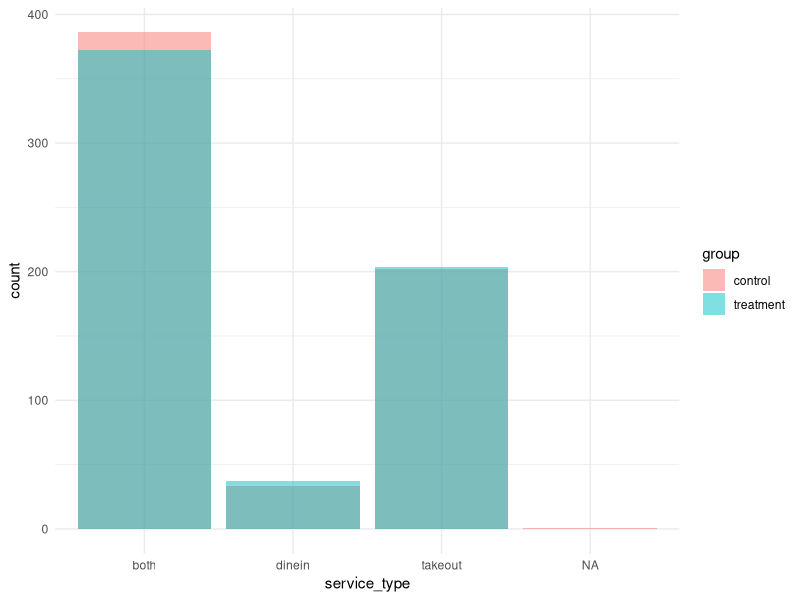
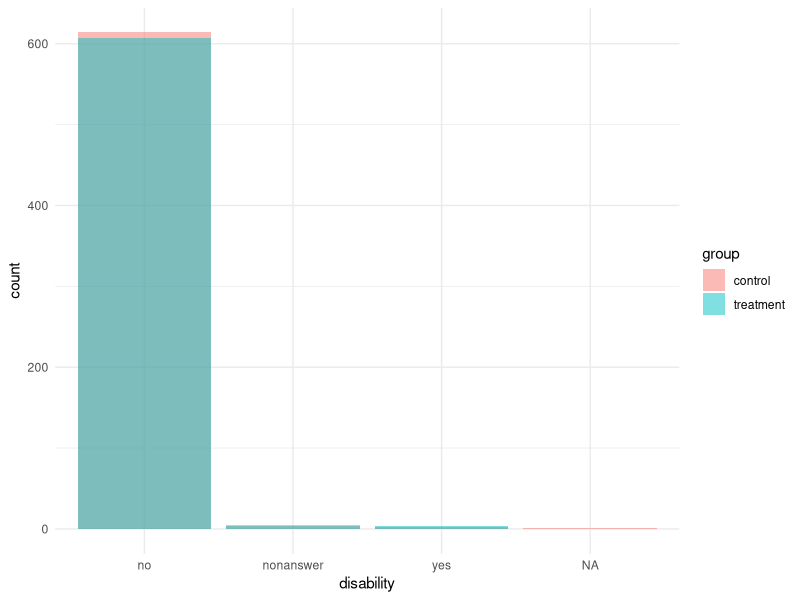
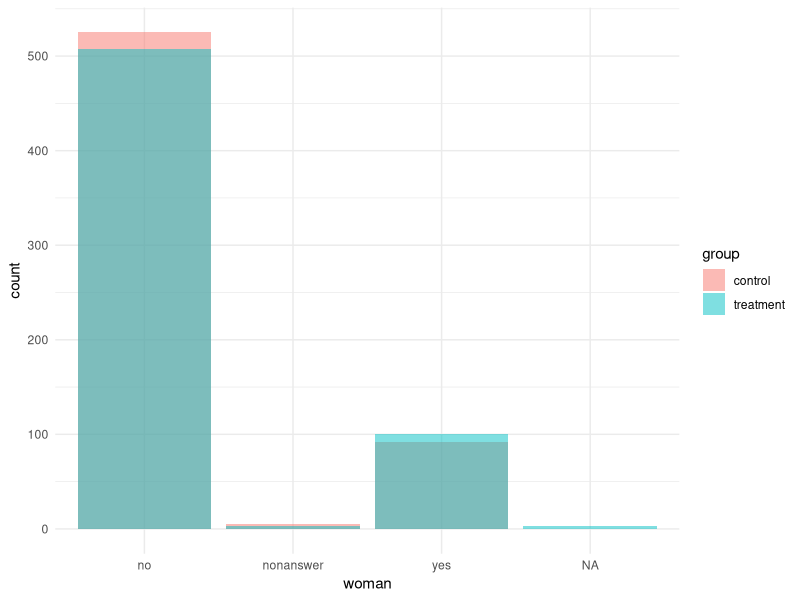
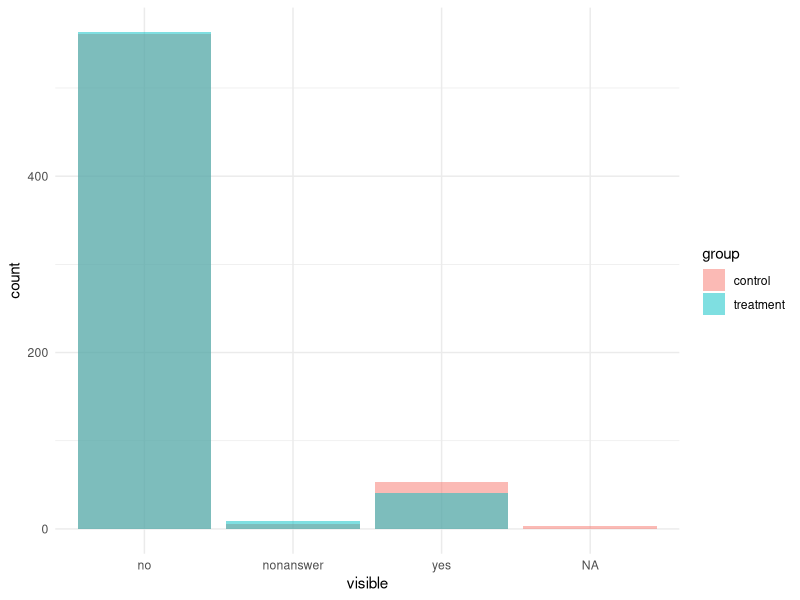
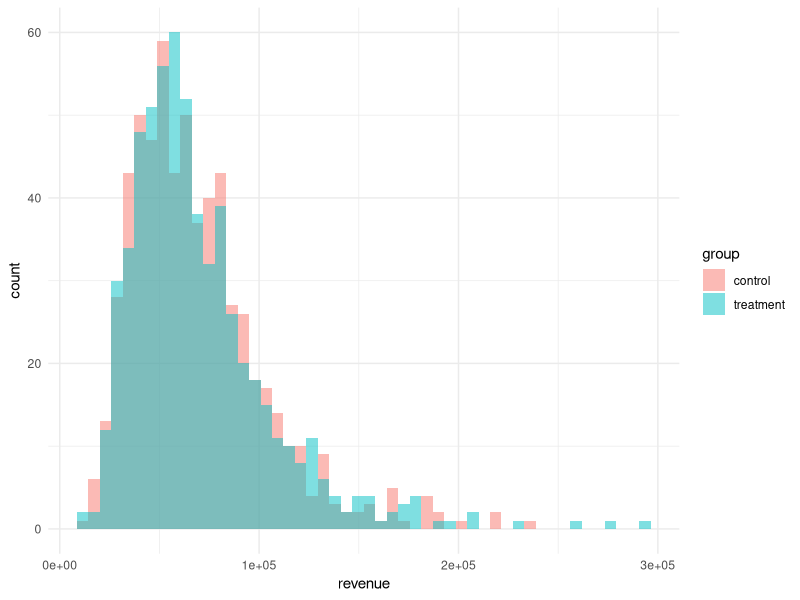
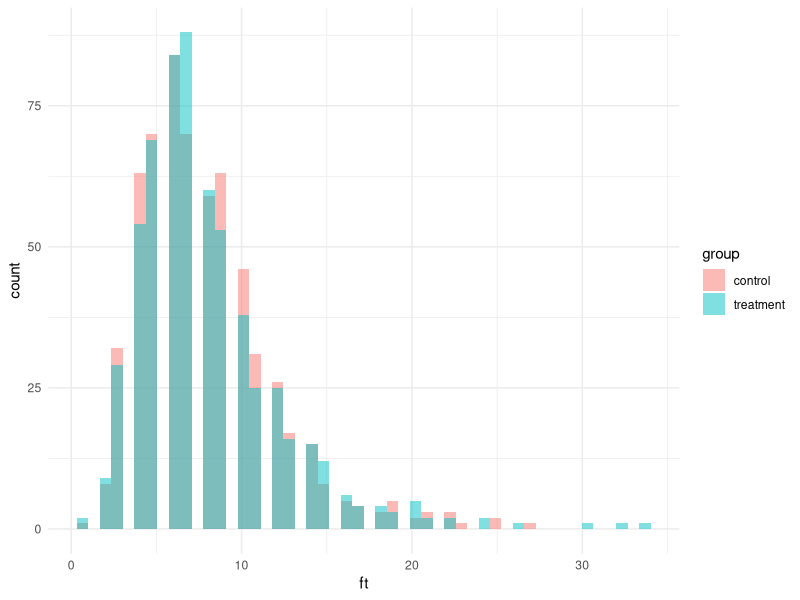
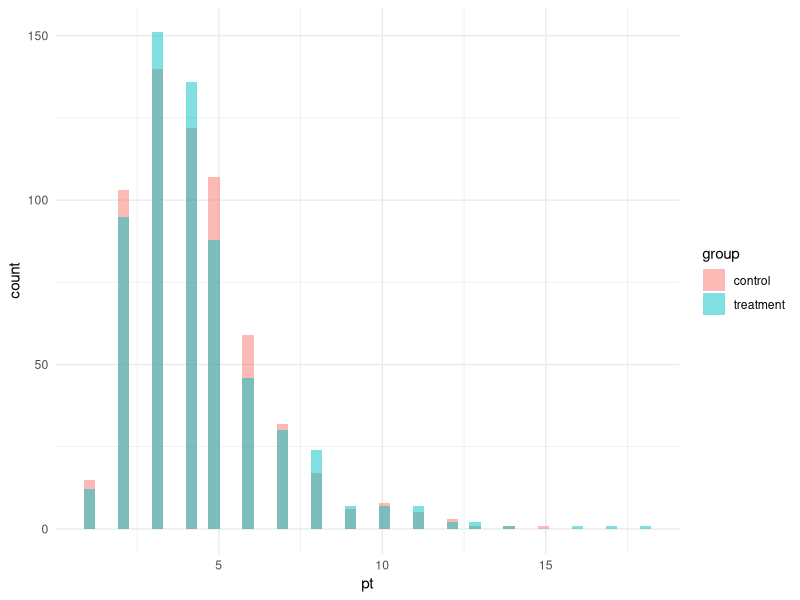
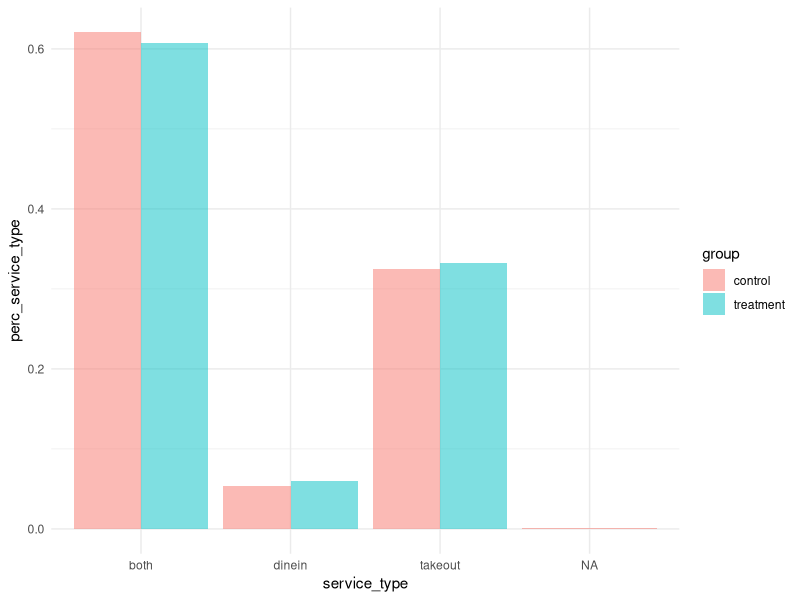

Source code (R) for these figures, in order: (Note: this script raises an error after producing the figures.)
## ---- chunk 1
library(tidyverse)
library(bookdown)
library(kableExtra)
library(here)

#REPLACE LINE 81 WITH:
## ---- chunk 2
#INCLUDE IN APPENDIX [REPLACE X WITH CORRECT NUMBER, AFTER SURVEY APPENDIX]
## ---- chunk 3
restaurants = 2006
survey_total = 2
indiv_postage = 0.85 # https://www.canadapost.ca/cpc/en/business/postal-services/mailing/letter-discounts.page?
minimum_wage = 14.25 # https://www.ontario.ca/document/your-guide-employment-standards-act-0/minimum-wage
management_service = 195 # https://www.alchemer.com/plans-pricing/small-teams/
average_call_mins = 7
response_rate = .3 

phone_interviewer_cost = round(restaurants*survey_total*response_rate, 2)*average_call_mins/60*minimum_wage

postage_cost = (restaurants*2)*indiv_postage

survey_budget <- data.frame(
  Item = c ("Data Management", "Phone Interviewer Wages", "Postage", "TOTAL"),
  Cost = c (management_service, phone_interviewer_cost, postage_cost, sum(management_service, phone_interviewer_cost, postage_cost)),
  Description = c ("Online survey management account fees",
                   "1,203 calls (7 minutes on average) at $14.25/hr",
                   "4,012 mailers at $0.85/ea",
                   "")
)

survey_budget %>% 
  kable(digits = 2,
        caption = "2021 Ontario Restaurant Survey Budget") %>% 
  kable_styling() %>% 
  row_spec(0, bold = T, color = "white", background = "grey") %>% 
  row_spec(4, bold = T)
## ---- chunk 4
#GRAPHS SURVEY 1

survey_1 <- read_csv(here("outputs/data/survey_1.csv"))

ggplot(survey_1, aes(x = service_type, fill = group)) +                       
  geom_histogram(stat = "count", position = "identity", alpha = 0.5, bins = 50) +
  theme_minimal()

ggplot(survey_1, aes(x = disability, fill = group)) +                       
  geom_histogram(stat = "count", position = "identity", alpha = 0.5, bins = 50) +
  theme_minimal()

ggplot(survey_1, aes(x = woman, fill = group)) +                       
  geom_histogram(stat = "count", position = "identity", alpha = 0.5, bins = 50) +
  theme_minimal()

ggplot(survey_1, aes(x = visible, fill = group)) +                       
  geom_histogram(stat = "count", position = "identity", alpha = 0.5, bins = 50) +
  theme_minimal()

ggplot(survey_1, aes(x = revenue, fill = group)) +                       
  geom_histogram(position = "identity", alpha = 0.5, bins = 50) +
  theme_minimal()

ggplot(survey_1, aes(x = ft, fill = group)) +                       
  geom_histogram(position = "identity", alpha = 0.5, bins = 50) +
  theme_minimal()

ggplot(survey_1, aes(x = pt, fill = group)) +                       
  geom_histogram(position = "identity", alpha = 0.5, bins = 50) +
  theme_minimal()


survey_1 %>%
  group_by(group, service_type) %>%
  summarise(count_service_type = n(),
  ) %>%
  mutate(perc_service_type = count_service_type / sum(count_service_type)) %>%
  ggplot(aes(x = service_type, y = perc_service_type, fill = group)) +                       
  geom_bar(stat = "identity", position = "dodge", alpha = 0.5, bins = 50) +
  theme_minimal()


ggplot(survey_1, aes(x = service_type, fill = group)) +                       
  geom_histogram(stat = "count", position = "dodge", alpha = 0.5, bins = 50) +
  theme_minimal()

ggplot(survey_1, aes(x = disability, fill = group)) +                       
  geom_histogram(stat = "count", position = "dodge", alpha = 0.5, bins = 50) +
  theme_minimal()

ggplot(survey_1, aes(x = woman, fill = group)) +                       
  geom_histogram(stat = "count", position = "dodge", alpha = 0.5, bins = 50) +
  theme_minimal()

ggplot(survey_1, aes(x = visible, fill = group)) +                       
  geom_histogram(stat = "count", position = "dodge", alpha = 0.5, bins = 50) +
  theme_minimal()



## ---- chunk 5
#GRAPHS SURVEY 2
survey_2 <- read_csv(here("outputs/data/survey_2.csv"))

ggplot(survey_2, aes(x = service_type, fill = group)) +                       
  geom_histogram(stat = "count", position = "identity", alpha = 0.5, bins = 50) +
  theme_minimal()

ggplot(survey_2, aes(x = disability, fill = group)) +                       
  geom_histogram(stat = "count", position = "identity", alpha = 0.5, bins = 50) +
  theme_minimal()

ggplot(survey_2, aes(x = woman, fill = group)) +                       
  geom_histogram(stat = "count", position = "identity", alpha = 0.5, bins = 50) +
  theme_minimal()

ggplot(survey_2, aes(x = visible, fill = group)) +                       
  geom_histogram(stat = "count", position = "identity", alpha = 0.5, bins = 50) +
  theme_minimal()

ggplot(survey_2, aes(x = revenue, fill = group)) +                       
  geom_histogram(position = "identity", alpha = 0.5, bins = 50) +
  theme_minimal()

ggplot(survey_2, aes(x = ft, fill = group)) +                       
  geom_histogram(position = "identity", alpha = 0.5, bins = 50) +
  theme_minimal()

ggplot(survey_2, aes(x = pt, fill = group)) +                       
  geom_histogram(position = "identity", alpha = 0.5, bins = 50) +
  theme_minimal()
## ---- chunk 6
survey_2 %>% 
  filter(group == "control") %>%
  summary_factorlist("service_type", c("revenue", "ft", "pt"),
                     p = FALSE, 
                     add_dependent_label = TRUE, 
                     dependent_label_prefix = "",
                     add_col_totals = TRUE,
                     include_row_missing_col = FALSE,
                     col_totals_rowname = "",
                     col_totals_prefix = "N = ",
                     total_col = FALSE) %>%
  mutate(service_type = c("", "Revenue", "Number of full-time employees", "Number of part time employees")) %>%
  knitr::kable(caption = "Metrics of control group restaurants based on service type",
               booktabs = TRUE,
               col.names = c("Service Type", "", "Dine-in Only", "Takeout Only", "Both")) %>%
  kableExtra::kable_styling()
## ---- chunk 7
survey_2 %>% 
  filter(group == "treatment") %>%
  summary_factorlist("service_type", c("revenue", "ft", "pt"),
                     p = FALSE, 
                     add_dependent_label = TRUE, 
                     dependent_label_prefix = "",
                     add_col_totals = TRUE,
                     include_row_missing_col = FALSE,
                     col_totals_rowname = "",
                     col_totals_prefix = "N = ",
                     total_col = FALSE) %>%
  mutate(service_type = c("", "Revenue", "Number of full-time employees", "Number of part time employees")) %>%
  knitr::kable(caption = "Different impact on treatment restaurants based on service type",
               booktabs = TRUE,
               col.names = c("Service Type", "", "Dine-in Only", "Takeout Only", "Both")) %>%
  kableExtra::kable_styling()
## ---- chunk 8
bind_rows(
  survey_2 %>%
    filter(indigenous == "yes" | visible == "yes") %>%
     mutate(minority = "Visible minority / Indigenous")
  ,
  survey_2 %>%
   filter(indigenous == "no" & visible == "no") %>%
    mutate(minority = "No")
) %>% 
  mutate(minority = fct_relevel(minority, "Visible minority / Indigenous", "No")) %>%
  ggplot(aes(x = minority, y = revenue / 1000, fill = group)) +
  geom_violin() +
  labs(fill = NULL,
       x = "Racial and ethnic minorities",
       y = "Mean revenue (in thousands of Canadian dollars") +
  theme_minimal()
## ---- chunk 9
bind_rows(
  survey_2 %>%
    filter(indigenous == "yes" | visible == "yes") %>%
     mutate(minority = "Visible minority / Indigenous")
  ,
  survey_2 %>%
   filter(indigenous == "no" & visible == "no") %>%
    mutate(minority = "No")
) %>% 
  mutate(minority = fct_relevel(minority, "Visible minority / Indigenous", "No")) %>%
  ggplot(aes(x = minority, y = revenue / 1000, fill = group)) +
  geom_split_violin() +
  labs(fill = NULL,
       x = "Racial and ethnic minorities",
       y = "Mean revenue (in thousands of Canadian dollars") +
  theme_minimal()
## ---- chunk 10
bind_rows(
  survey_2 %>%
    filter(indigenous == "yes" | visible == "yes") %>%
     mutate(minority = "Visible minority / Indigenous")
  ,
  survey_2 %>%
   filter(indigenous == "no" & visible == "no") %>%
    mutate(minority = "No")
) %>% 
  mutate(minority = fct_relevel(minority, "Visible minority / Indigenous", "No")) %>%
  ggplot(aes(x = minority, y = revenue / 1000, fill = group)) +
  geom_violin() +
  labs(fill = NULL,
       x = "Racial and ethnic minorities",
       y = "Mean revenue (in thousands of Canadian dollars") +
  theme_minimal()
## ---- chunk 11
survey_2 %>%
  filter(service_type != "NA") %>%
  ggplot(aes(x = service_type, y = revenue / 1000, fill = group)) +
  geom_bar(position = "dodge", stat = "summary", fun.y = mean) +
  labs(fill = NULL,
       x = "Service type provided",
       y = "Mean revenue (in thousands of Canadian dollars") +
  scale_x_discrete(labels = c( "Dine-in Only", "Take-out only", "Both")) +
  theme_minimal()
## ---- chunk 12
bind_rows(
  survey_2 %>%
    filter(indigenous == "yes" | visible == "yes") %>%
     mutate(minority = "Visible minority / Indigenous")
  ,
  survey_2 %>%
   filter(indigenous == "no" & visible == "no") %>%
    mutate(minority = "No")
) %>% 
  mutate(minority = fct_relevel(minority, "Visible minority / Indigenous", "No")) %>%
  ggplot(aes(x = minority, y = revenue / 1000, fill = group)) +
  geom_bar(position = "dodge", stat = "summary", fun.y = mean) +
  labs(fill = NULL,
       x = "Racial and ethnic minorities",
       y = "Mean revenue (in thousands of Canadian dollars") +
  theme_minimal()
